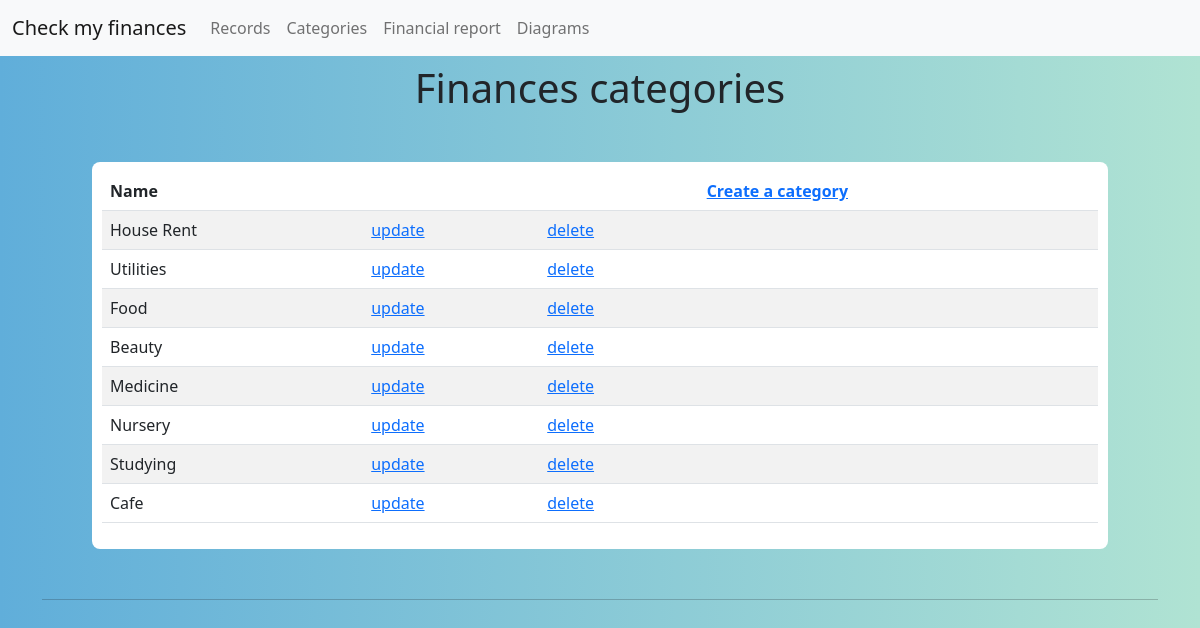
Screenshot of /boards/all_categories with the database file from the repository.
### boards/models.py (models this page shows, shortened)
class Category(models.Model):
    name = models.CharField(max_length=30)

### boards/views.py (the view)
# urls.py: path('all_categories', all_categories, name='all_categories'),
def all_categories(request):
    categories = Category.objects.all()
    return render(request, 'boards/all_categories.html', context={'categories': categories})

### boards/templates/boards/all_categories.html (shortened to what this page needs)
{% extends "base.html" %}
{% block content %}
<h1 align="center"> Finances categories</h1>
<div style="background-color:white; border-radius: 8px; padding: 10px; margin:50px;">
<table class="table table-striped table-hover">
    <thead>
    <Tr>
        <th>Name</th>
        <th></th>
        <th></th>
        <th><a href="create_category">Create a category</a></th>
    </Tr>
    </thead>
    <tbody>
    {% for category in categories %}
    <tr>
        <td>{{category.name}}</td>
        <td><a href="update_category/{{ category.id }}">update</a></td>
        <td><a href="delete_category/{{ category.id }}">delete</a></td>
        <td></td>
    </tr>
    {% endfor %}
    </tbody>
</table>
</div>
<hr>
{% endblock %}

### templates/base.html (style rules this page uses)
body { background-image: linear-gradient(to right, #60aeda, #b0e3d3); }

### rows the page displays
Category: name "House Rent"
Category: name "Utilities"
Category: name "Food"
Category: name "Beauty"
Category: name "Medicine"
Category: name "Nursery"
Category: name "Studying"
Category: name "Cafe"
